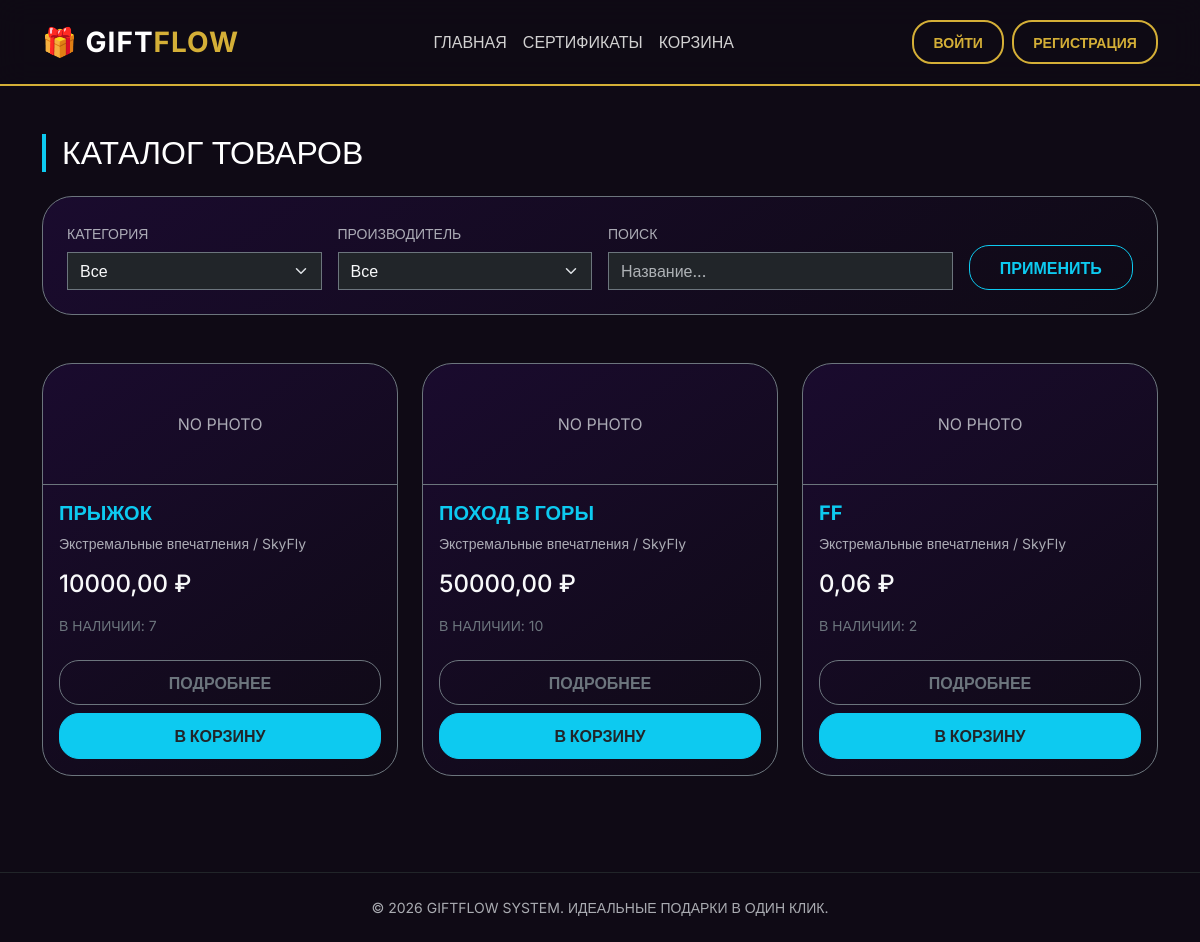
Page /catalog/ on the committed database.
### shop/models.py (models this page shows, shortened)
class Product(models.Model):
    name = models.CharField(max_length=200, verbose_name="Название товара")
    description = models.TextField(verbose_name="Описание")
    photo = models.ImageField(
        upload_to='products/',
        blank=True,
        null=True,
        verbose_name="Фото"
    )
    price = models.DecimalField(
        max_digits=10,
        decimal_places=2,
        validators=[MinValueValidator(0)],
        verbose_name="Цена"
    )
    stock = models.IntegerField(
        validators=[MinValueValidator(0)],
        verbose_name="Количество на складе"
    )
    category = models.ForeignKey(Category, on_delete=models.CASCADE, verbose_name="Категория")
    manufacturer = models.ForeignKey(Manufacturer, on_delete=models.CASCADE, verbose_name="Производитель")

class Category(models.Model):
    name = models.CharField(max_length=100, verbose_name="Название категории")
    description = models.TextField(blank=True, null=True, verbose_name="Описание категории")

class Manufacturer(models.Model):
    name = models.CharField(max_length=100, verbose_name="Название")
    country = models.CharField(max_length=100, verbose_name="Страна")
    description = models.TextField(blank=True, null=True, verbose_name="Описание")

### shop/views.py (the view)
# urls.py: path('catalog/', views.product_list, name='catalog'),
def product_list(request):
    products = Product.objects.select_related('category', 'manufacturer').all()
    category_id = request.GET.get('category')
    if category_id:
        products = products.filter(category_id=category_id)
    manufacturer_id = request.GET.get('manufacturer')
    if manufacturer_id:
        products = products.filter(manufacturer_id=manufacturer_id)
    search = request.GET.get('search')
    if search:
        products = products.filter(
            Q(name__icontains=search) |
            Q(description__icontains=search)
        )
    paginator = Paginator(products, 9)
    page_obj = paginator.get_page(request.GET.get('page'))
    return render(request, 'product_list.html', {
        'products': page_obj,
        'categories': Category.objects.all(),
        'manufacturers': Manufacturer.objects.all(),
    })

### shop/templates/product_list.html (shortened to what this page needs)
{% extends 'base.html' %}
{% load static %}
{% block content %}
<h2 class="mb-4 border-start border-info border-4 ps-3 text-uppercase">Каталог товаров</h2>
<div class="card bg-dark border border-secondary p-4 mb-5 rounded-0">
    <form method="get" class="row g-3 align-items-end">
        <div class="col-md-3">
            <label class="form-label text-muted small text-uppercase">Категория</label>
            <select name="category" class="form-select rounded-0 bg-dark text-light border-secondary">
                <option value="">Все</option>
            </select>
        </div>
        <div class="col-md-3">
            <label class="form-label text-muted small text-uppercase">Производитель</label>
            <select name="manufacturer" class="form-select rounded-0 bg-dark text-light border-secondary">
                <option value="">Все</option>
            </select>
        </div>
        <div class="col-md-4">
            <label class="form-label text-muted small text-uppercase">Поиск</label>
            <input type="text" name="search" class="form-control rounded-0 bg-dark text-light border-secondary" value="{{ request.GET.search|default:'' }}" placeholder="Название...">
        </div>
        <div class="col-md-2">
            <button type="submit" class="btn btn-outline-info w-100 rounded-0">ПРИМЕНИТЬ</button>
        </div>
    </form>
</div>
<div class="row row-cols-1 row-cols-md-3 g-4">
    {% for product in products %}
        <div class="col">
            <div class="card h-100 bg-dark border border-secondary rounded-0 shadow-none">
                {% if product.photo %}
                    <img src="{{ product.photo.url }}" class="card-img-top p-3" style="height: 200px; object-fit: contain;" alt="{{ product.name }}">
                {% else %}
                    <div class="text-center p-5 text-muted border-bottom border-secondary">NO PHOTO</div>
                {% endif %}
                <div class="card-body d-flex flex-column">
                    <h5 class="card-title text-info fw-bold text-uppercase">{{ product.name }}</h5>
                    <p class="text-muted small">{{ product.category.name }} / {{ product.manufacturer.name }}</p>
                    <h4 class="text-light mt-auto mb-3">{{ product.price }} ₽</h4>
                    <p class="small text-secondary">В НАЛИЧИИ: {{ product.stock }}</p>
                    <div class="mt-2">
                        <a href="{% url 'shop:product_detail' product.id %}" class="btn btn-outline-secondary w-100 mb-2 rounded-0">ПОДРОБНЕЕ</a>
                        <a href="{% url 'shop:add_to_cart' product.id %}" class="btn btn-info w-100 rounded-0 text-dark fw-bold">В КОРЗИНУ</a>
                    </div>
                </div>
            </div>
        </div>
    {% empty %}
        <div class="col-12 text-center py-5 border border-secondary border-dashed">
            <h4 class="text-muted text-uppercase">Товары не найдены</h4>
        </div>
    {% endfor %}
</div>
{% endblock %}

### shop/templates/base.html (style rules this page uses)
:root { --gold: #d4af37; --deep-purple: #1a0b2e; --bg-dark: #0f0a15; }
body { font-family: 'Inter', sans-serif; background-color: var(--bg-dark); color: #fff; }
.btn { border-radius: 20px !important; font-weight: 600; padding: 0.6rem 1.2rem; transition: 0.3s; }
.card { border-radius: 30px !important; border: 1px solid rgba(212, 175, 55, 0.2); background: linear-gradient(145deg, var(--deep-purple), var(--bg-dark)); }

### rows in the picture
Product: photo "NO PHOTO", name "ПРЫЖОК", category.name "Экстремальные впечатления", manufacturer.name "SkyFly", price "10000,00", stock "7"
Product: photo "NO PHOTO", name "ПОХОД В ГОРЫ", category.name "Экстремальные впечатления", manufacturer.name "SkyFly", price "50000,00", stock "10"
Product: photo "NO PHOTO", name "FF", category.name "Экстремальные впечатления", manufacturer.name "SkyFly", price "0,06", stock "2"
